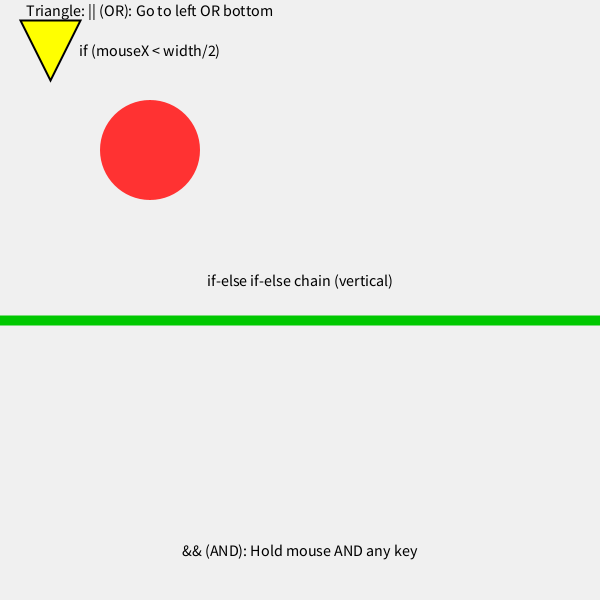
Frame 1 (no input)
Frame 60 (the mouse pressed at the canvas centre just before this capture): identical to frame 1, image omitted
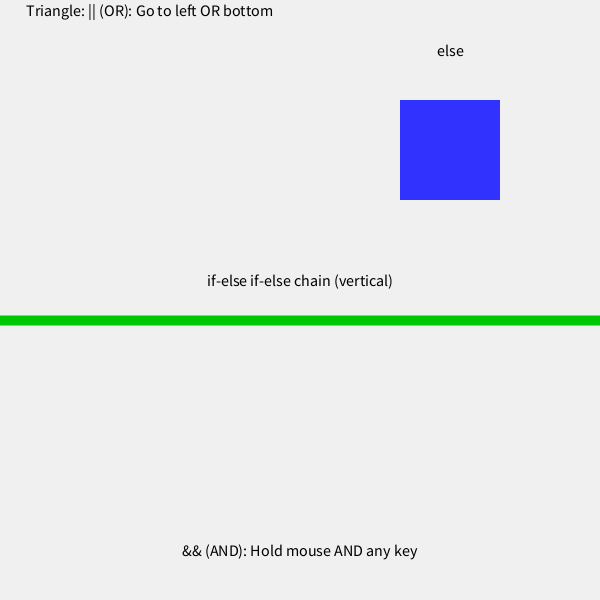
Frame 120 (the mouse held since frame 60 and released just before this capture)

The Processing sketch that drew these frames (run headless with seeded random() and noise(); from frame 60 on, the mouse is pressed at the canvas centre):

// Processing sketch: conditionalStatements
// ── conditionalStatements.pde
/*-----------------------------------------------------------------------------
 Name:        Conditional Shapes
 Purpose:     Demonstrates if, else if, else, and logical operators (&&, ||) 
              to draw different shapes based on mouse position and input.
 
 Author:      C. Brooks-Prenger
 Created:     02-Nov-2025
 Updated:     02-Nov-2025
-----------------------------------------------------------------------------*/

// setup() runs once at the start.
void setup() {
  size(600, 600);
  
  // Set up text properties for labels
  textSize(16);
  textAlign(CENTER, CENTER);
}

// draw() runs 60 times per second.
void draw() {
  // Redraw the background each frame
  background(240);

  // 1. Basic if-else
  // Checks if the mouse is on the left or right side of the screen.
  if (mouseX < width/2) {
    // If true: draw a red circle in the left half
    fill(255, 50, 50);
    noStroke();
    ellipse(width/4, 150, 100, 100);
    fill(0);
    text("if (mouseX < width/2)", width/4, 50);
  } else {
    // If false: draw a blue square in the right half
    fill(50, 50, 255);
    noStroke();
    rect(width * 0.75 - 50, 100, 100, 100);
    fill(0);
    text("else", width * 0.75, 50);
  }

  // 2. if-else if-else
  // Checks the vertical position of the mouse.
  fill(0);
  text("if-else if-else chain (vertical)", width/2, 280);
  
  if (mouseY < 350) {
    // If in the top section, draw a green line
    stroke(0, 200, 0);
    strokeWeight(10);
    line(0, 320, width, 320);
  } else if (mouseY < 450) {
    // If in the middle section, draw a magenta line
    stroke(200, 0, 200);
    strokeWeight(10);
    line(0, 400, width, 400);
  } else {
    // If in the bottom section, draw an orange line
    stroke(255, 150, 0);
    strokeWeight(10);
    line(0, 500, width, 500);
  }

  // 3. Logical && (AND)
  // This shape only appears if *both* conditions are true.
  fill(0);
  noStroke();
  text("&& (AND): Hold mouse AND any key", width/2, 550);
  
  if (mousePressed == true && keyPressed == true) {
    // Draw a large, transparent black circle
    fill(0, 0, 0, 100); // 100 is transparency
    ellipse(width/2, height/2, 400, 400);
  }
  
  // 4. Logical || (OR)
  // This shape appears if *either* condition is true.
  fill(0);
  noStroke();
  text("Triangle: || (OR): Go to left OR bottom", 150, 10);
  
  if (mouseX < 100 || mouseY > 500) {
    // Draw a yellow triangle at the top
    fill(255, 255, 0);
    stroke(0);
    strokeWeight(2);
    triangle(20, 20, 80, 20, 50, 80);
  }
}
